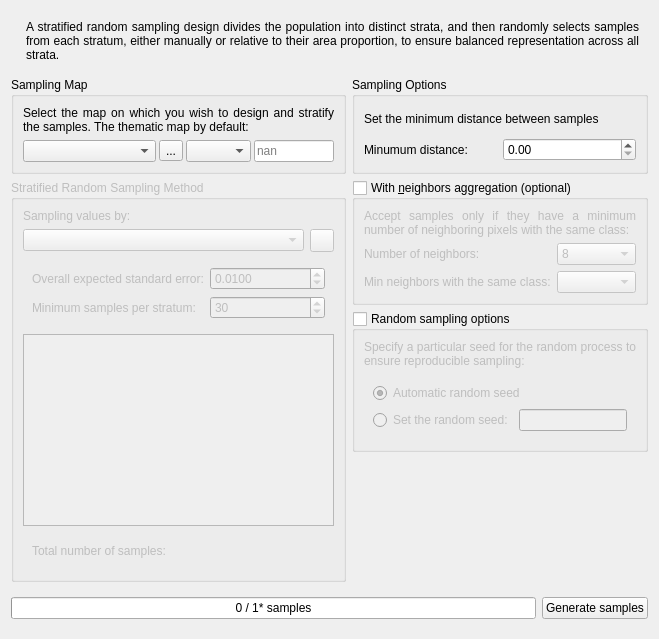
     <widget class="QWidget" name="tab_StratifiedSampling">
      <attribute name="title">
       <string>Stratified Sampling</string>
      </attribute>
      <layout class="QVBoxLayout" name="verticalLayout_10">
       <item>
        <widget class="QWidget" name="widget_18" native="true">
         <layout class="QHBoxLayout" name="horizontalLayout_10">
          <item>
           <widget class="QLabel" name="label_3">
            <property name="text">
             <string>&lt;html&gt;&lt;head/&gt;&lt;body&gt;&lt;img height=&quot;90&quot;  src=&quot;:/plugins/AcATaMa/icons/stratified_sampling.svg&quot;/&gt;&lt;/body&gt;&lt;/html&gt;</string>
            </property>
           </widget>
          </item>
          <item>
           <widget class="QLabel" name="label_11">
            <property name="sizePolicy">
             <sizepolicy hsizetype="Expanding" vsizetype="Preferred">
              <horstretch>0</horstretch>
              <verstretch>0</verstretch>
             </sizepolicy>
            </property>
            <property name="text">
             <string>A stratified random sampling design divides the population into distinct strata, and then randomly selects samples from each stratum, either manually or relative to their area proportion, to ensure balanced representation across all strata.</string>
            </property>
            <property name="alignment">
             <set>Qt::AlignJustify|Qt::AlignVCenter</set>
            </property>
            <property name="wordWrap">
             <bool>true</bool>
            </property>
           </widget>
          </item>
         </layout>
        </widget>
       </item>
       <item>
        <widget class="QWidget" name="widget_StratifiedSampling" native="true">
         <layout class="QGridLayout" name="gridLayout_11">
          <property name="leftMargin">
           <number>0</number>
          </property>
          <property name="topMargin">
           <number>0</number>
          </property>
          <property name="rightMargin">
           <number>0</number>
          </property>
          <property name="bottomMargin">
           <number>0</number>
          </property>
          <item row="1" column="1">
           <widget class="QGroupBox" name="QGBox_neighbour_aggregation_StraRS">
            <property name="title">
             <string>With &amp;neighbors aggregation (optional)</string>
            </property>
            <property name="checkable">
             <bool>true</bool>
            </property>
            <property name="checked">
             <bool>false</bool>
            </property>
            <layout class="QVBoxLayout" name="verticalLayout_13">
             <item>
              <widget class="QWidget" name="widget_neighbour_aggregation_StraRS" native="true">
               <layout class="QVBoxLayout" name="verticalLayout_14">
                <property name="leftMargin">
                 <number>0</number>
                </property>
                <property name="topMargin">
                 <number>0</number>
                </property>
                <property name="rightMargin">
                 <number>0</number>
                </property>
                <property name="bottomMargin">
                 <number>0</number>
                </property>
                <item>
                 <widget class="QLabel" name="label_28">
                  <property name="text">
                   <string>Accept samples only if they have a minimum number of neighboring pixels with the same class:</string>
                  </property>
                  <property name="alignment">
                   <set>Qt::AlignJustify|Qt::AlignVCenter</set>
                  </property>
                  <property name="wordWrap">
                   <bool>true</bool>
                  </property>
                 </widget>
                </item>
                <item>
                 <widget class="QWidget" name="widget_13" native="true">
                  <layout class="QGridLayout" name="gridLayout_12">
                   <property name="leftMargin">
                    <number>0</number>
                   </property>
                   <property name="topMargin">
                    <number>0</number>
                   </property>
                   <property name="rightMargin">
                    <number>0</number>
                   </property>
                   <property name="bottomMargin">
                    <number>0</number>
                   </property>
                   <item row="0" column="1">
                    <widget class="QComboBox" name="QCBox_NumberOfNeighbors_StraRS">
                     <property name="sizeAdjustPolicy">
                      <enum>QComboBox::AdjustToContents</enum>
                     </property>
                     <item>
                      <property name="text">
                       <string>8</string>
                      </property>
                     </item>
                     <item>
                      <property name="text">
                       <string>24</string>
                      </property>
                     </item>
                     <item>
                      <property name="text">
                       <string>48</string>
                      </property>
                     </item>
                    </widget>
                   </item>
                   <item row="0" column="0">
                    <widget class="QLabel" name="label_29">
                     <property name="text">
                      <string>Number of neighbors:</string>
                     </property>
                    </widget>
                   </item>
                   <item row="1" column="0">
                    <widget class="QLabel" name="label_30">
                     <property name="text">
                      <string>Min neighbors with the same class:</string>
                     </property>
                    </widget>
                   </item>
                   <item row="1" column="1">
                    <widget class="QComboBox" name="QCBox_SameClassOfNeighbors_StraRS">
                     <property name="sizeAdjustPolicy">
                      <enum>QComboBox::AdjustToContents</enum>
                     </property>
                    </widget>
                   </item>
                  </layout>
                 </widget>
                </item>
               </layout>
              </widget>
             </item>
            </layout>
           </widget>
          </item>
          <item row="1" column="0" rowspan="4">
           <widget class="QGroupBox" name="QGBox_Sampling_Method">
            <property name="enabled">
             <bool>false</bool>
            </property>
            <property name="title">
             <string>Stratified Random Sampling Method</string>
            </property>
            <layout class="QVBoxLayout" name="verticalLayout_17">
             <item>
              <widget class="QLabel" name="label_16">
               <property name="text">
                <string>Sampling values by:</string>
               </property>
              </widget>
             </item>
             <item>
              <widget class="QWidget" name="widget_7" native="true">
               <layout class="QHBoxLayout" name="horizontalLayout_5">
                <property name="leftMargin">
                 <number>0</number>
                </property>
                <property name="topMargin">
                 <number>0</number>
                </property>
                <property name="rightMargin">
                 <number>0</number>
                </property>
                <property name="bottomMargin">
                 <number>0</number>
                </property>
                <item>
                 <widget class="QComboBox" name="QCBox_StraRS_Method">
                  <property name="sizePolicy">
                   <sizepolicy hsizetype="Preferred" vsizetype="Fixed">
                    <horstretch>0</horstretch>
                    <verstretch>0</verstretch>
                   </sizepolicy>
                  </property>
                  <property name="focusPolicy">
                   <enum>Qt::StrongFocus</enum>
                  </property>
                  <property name="currentIndex">
                   <number>-1</number>
                  </property>
                  <item>
                   <property name="text">
                    <string>Fixed values by category (manually)</string>
                   </property>
                  </item>
                  <item>
                   <property name="text">
                    <string>Area based proportion (using overall std error)</string>
                   </property>
                  </item>
                 </widget>
                </item>
                <item>
                 <widget class="QToolButton" name="QPBtn_reloadSrsTable">
                  <property name="sizePolicy">
                   <sizepolicy hsizetype="Fixed" vsizetype="Preferred">
                    <horstretch>0</horstretch>
                    <verstretch>0</verstretch>
                   </sizepolicy>
                  </property>
                  <property name="toolTip">
                   <string>&lt;html&gt;&lt;head/&gt;&lt;body&gt;&lt;p&gt;Reset the table, reloading the layer style, pixel count and restoring default values&lt;/p&gt;&lt;/body&gt;&lt;/html&gt;</string>
                  </property>
                  <property name="text">
                   <string/>
                  </property>
                  <property name="icon">
                   <iconset>
                    <normaloff>:/plugins/AcATaMa/icons/reload.svg</normaloff>:/plugins/AcATaMa/icons/reload.svg</iconset>
                  </property>
                  <property name="toolButtonStyle">
                   <enum>Qt::ToolButtonIconOnly</enum>
                  </property>
                 </widget>
                </item>
               </layout>
              </widget>
             </item>
             <item>
              <widget class="QWidget" name="widget_TotalExpectedSE" native="true">
               <layout class="QGridLayout" name="gridLayout_4">
                <item row="0" column="0">
                 <widget class="QLabel" name="label_19">
                  <property name="text">
                   <string>Overall expected standard error:</string>
                  </property>
                 </widget>
                </item>
                <item row="0" column="1">
                 <widget class="QDoubleSpinBox" name="TotalExpectedSE">
                  <property name="toolTip">
                   <string>&lt;html&gt;&lt;head/&gt;&lt;body&gt;&lt;p&gt;The standard error of the estimated overall accuracy that you would like to achieve.&lt;/p&gt;&lt;p&gt;This is S(Ô), Eq. (13) in Olofsson et al. (2014)&lt;/p&gt;&lt;/body&gt;&lt;/html&gt;</string>
                  </property>
                  <property name="decimals">
                   <number>4</number>
                  </property>
                  <property name="minimum">
                   <double>0.000100000000000</double>
                  </property>
                  <property name="maximum">
                   <double>1.000000000000000</double>
                  </property>
                  <property name="singleStep">
                   <double>0.000100000000000</double>
                  </property>
                  <property name="value">
                   <double>0.010000000000000</double>
                  </property>
                 </widget>
                </item>
                <item row="1" column="0">
                 <widget class="QLabel" name="label_4">
                  <property name="text">
                   <string>Minimum samples per stratum:</string>
                  </property>
                 </widget>
                </item>
                <item row="1" column="1">
                 <widget class="QSpinBox" name="MinimumSamplesPerStratum">
                  <property name="toolTip">
                   <string>&lt;html&gt;&lt;head/&gt;&lt;body&gt;&lt;p&gt;Determining the optimal minimum sample size requires consideration of several factors, however a minimum sample size of 30 (Van Genderen et al, 1978) or 50 (Stehman &amp;amp; Foody, 2019; Hay, 1979) per selected stratum is generally recommended to ensure statistical significance.&lt;/p&gt;&lt;/body&gt;&lt;/html&gt;</string>
                  </property>
                  <property name="maximum">
                   <number>999</number>
                  </property>
                  <property name="value">
                   <number>30</number>
                  </property>
                 </widget>
                </item>
               </layout>
              </widget>
             </item>
             <item>
              <widget class="QTableWidget" name="QTableW_StraRS">
               <property name="sizePolicy">
                <sizepolicy hsizetype="Expanding" vsizetype="Expanding">
                 <horstretch>0</horstretch>
                 <verstretch>0</verstretch>
                </sizepolicy>
               </property>
              </widget>
             </item>
             <item>
              <widget class="QWidget" name="widget_5" native="true">
               <layout class="QHBoxLayout" name="horizontalLayout">
                <item>
                 <widget class="QLabel" name="label_21">
                  <property name="text">
                   <string>Total number of samples:</string>
                  </property>
                 </widget>
                </item>
                <item>
                 <widget class="QLabel" name="TotalNumSamples">
                  <property name="text">
                   <string/>
                  </property>
                  <property name="alignment">
                   <set>Qt::AlignLeading|Qt::AlignLeft|Qt::AlignVCenter</set>
                  </property>
                 </widget>
                </item>
                <item>
                 <spacer name="horizontalSpacer_2">
                  <property name="orientation">
                   <enum>Qt::Horizontal</enum>
                  </property>
                  <property name="sizeHint" stdset="0">
                   <size>
                    <width>40</width>
                    <height>20</height>
                   </size>
                  </property>
                 </spacer>
                </item>
               </layout>
              </widget>
             </item>
            </layout>
           </widget>
          </item>
          <item row="0" column="1">
           <widget class="QGroupBox" name="widget_minDistance_StraRS">
            <property name="title">
             <string>Sampling Options</string>
            </property>
            <layout class="QVBoxLayout" name="verticalLayout_19">
             <item>
              <widget class="QLabel" name="label_20">
               <property name="text">
                <string>Set the minimum distance between samples</string>
               </property>
              </widget>
             </item>
             <item>
              <widget class="QWidget" name="widget_10" native="true">
               <layout class="QGridLayout" name="gridLayout_3">
                <property name="leftMargin">
                 <number>0</number>
                </property>
                <property name="topMargin">
                 <number>0</number>
                </property>
                <property name="rightMargin">
                 <number>0</number>
                </property>
                <property name="bottomMargin">
                 <number>0</number>
                </property>
                <item row="1" column="0">
                 <widget class="QLabel" name="label_18">
                  <property name="text">
                   <string>Minumum distance:</string>
                  </property>
                 </widget>
                </item>
                <item row="1" column="1">
                 <widget class="QDoubleSpinBox" name="minDistance_StraRS"/>
                </item>
               </layout>
              </widget>
             </item>
            </layout>
           </widget>
          </item>
          <item row="0" column="0">
           <widget class="QGroupBox" name="QGBox_2">
            <property name="title">
             <string>Sampling Map</string>
            </property>
            <layout class="QVBoxLayout" name="verticalLayout_18">
             <item>
              <widget class="QLabel" name="label_17">
               <property name="text">
                <string>Select the map on which you wish to design and stratify the samples. The thematic map by default:</string>
               </property>
               <property name="alignment">
                <set>Qt::AlignJustify|Qt::AlignVCenter</set>
               </property>
               <property name="wordWrap">
                <bool>true</bool>
               </property>
              </widget>
             </item>
             <item>
              <widget class="QWidget" name="widget_25" native="true">
               <layout class="QHBoxLayout" name="horizontalLayout_24">
                <property name="spacing">
                 <number>3</number>
                </property>
                <property name="leftMargin">
                 <number>0</number>
                </property>
                <property name="topMargin">
                 <number>0</number>
                </property>
                <property name="rightMargin">
                 <number>0</number>
                </property>
                <property name="bottomMargin">
                 <number>0</number>
                </property>
                <item>
                 <widget class="QgsMapLayerComboBox" name="QCBox_SamplingMap_StraRS">
                  <property name="sizePolicy">
                   <sizepolicy hsizetype="Expanding" vsizetype="Fixed">
                    <horstretch>0</horstretch>
                    <verstretch>0</verstretch>
                   </sizepolicy>
                  </property>
                  <property name="focusPolicy">
                   <enum>Qt::StrongFocus</enum>
                  </property>
                  <property name="toolTip">
                   <string>&lt;html&gt;&lt;head/&gt;&lt;body&gt;&lt;p&gt;NOTE: Normally this should be the thematic map, however in special user cases a different map would be used for sampling and validation. If so, Acatama only uses the thematic map to obtain the valid sampling area, but uses the sampling map to distribute the samples in the strata.&lt;/p&gt;&lt;/body&gt;&lt;/html&gt;</string>
                  </property>
                  <property name="editable">
                   <bool>false</bool>
                  </property>
                  <property name="allowEmptyLayer">
                   <bool>true</bool>
                  </property>
                 </widget>
                </item>
                <item>
                 <widget class="QToolButton" name="QPBtn_browseSamplingMap_StraRS">
                  <property name="maximumSize">
                   <size>
                    <width>30</width>
                    <height>16777215</height>
                   </size>
                  </property>
                  <property name="toolTip">
                   <string>Load file</string>
                  </property>
                  <property name="text">
                   <string>...</string>
                  </property>
                 </widget>
                </item>
                <item>
                 <widget class="QComboBox" name="QCBox_band_SamplingMap_StraRS">
                  <property name="maximumSize">
                   <size>
                    <width>65</width>
                    <height>16777215</height>
                   </size>
                  </property>
                  <property name="toolTip">
                   <string>Band</string>
                  </property>
                  <property name="sizeAdjustPolicy">
                   <enum>QComboBox::AdjustToContents</enum>
                  </property>
                 </widget>
                </item>
                <item>
                 <widget class="QLineEdit" name="nodata_SamplingMap_StraRS">
                  <property name="maximumSize">
                   <size>
                    <width>80</width>
                    <height>16777215</height>
                   </size>
                  </property>
                  <property name="toolTip">
                   <string>Nodata Value.
It set automatically from image if the layer has the nodata value set.</string>
                  </property>
                  <property name="placeholderText">
                   <string>nan</string>
                  </property>
                 </widget>
                </item>
               </layout>
              </widget>
             </item>
            </layout>
           </widget>
          </item>
          <item row="3" column="1">
           <spacer name="verticalSpacer">
            <property name="orientation">
             <enum>Qt::Vertical</enum>
            </property>
            <property name="sizeHint" stdset="0">
             <size>
              <width>20</width>
              <height>40</height>
             </size>
            </property>
           </spacer>
          </item>
          <item row="2" column="1">
           <widget class="QGroupBox" name="QGBox_random_sampling_options_StraRS">
            <property name="title">
             <string>Random sampling options</string>
            </property>
            <property name="checkable">
             <bool>true</bool>
            </property>
            <property name="checked">
             <bool>false</bool>
            </property>
            <layout class="QVBoxLayout" name="verticalLayout_21">
             <item>
              <widget class="QWidget" name="widget_random_sampling_options_StraRS" native="true">
               <layout class="QVBoxLayout" name="verticalLayout_22">
                <property name="leftMargin">
                 <number>0</number>
                </property>
                <property name="topMargin">
                 <number>0</number>
                </property>
                <property name="rightMargin">
                 <number>0</number>
                </property>
                <property name="bottomMargin">
                 <number>0</number>
                </property>
                <item>
                 <widget class="QLabel" name="label_35">
                  <property name="text">
                   <string>Specify a particular seed for the random process to ensure reproducible sampling:</string>
                  </property>
                  <property name="alignment">
                   <set>Qt::AlignJustify|Qt::AlignVCenter</set>
                  </property>
                  <property name="wordWrap">
                   <bool>true</bool>
                  </property>
                 </widget>
                </item>
                <item>
                 <widget class="QWidget" name="widget_14" native="true">
                  <layout class="QGridLayout" name="gridLayout_13">
                   <item row="1" column="0">
                    <widget class="QRadioButton" name="with_random_seed_by_user_StraRS">
                     <property name="text">
                      <string>Set the random seed:</string>
                     </property>
                    </widget>
                   </item>
                   <item row="1" column="1">
                    <widget class="QLineEdit" name="random_seed_by_user_StraRS">
                     <property name="toolTip">
                      <string>&lt;html&gt;&lt;head/&gt;&lt;body&gt;&lt;p&gt;Set the seed random number as an integer value. It is possible to use strings, bytes, or bytearray but all of them get converted to an int and all of its bits are used.&lt;/p&gt;&lt;/body&gt;&lt;/html&gt;</string>
                     </property>
                    </widget>
                   </item>
                   <item row="0" column="0" colspan="2">
                    <widget class="QRadioButton" name="automatic_random_seed_StraRS">
                     <property name="text">
                      <string>Automatic random seed</string>
                     </property>
                     <property name="checked">
                      <bool>true</bool>
                     </property>
                    </widget>
                   </item>
                  </layout>
                 </widget>
                </item>
               </layout>
              </widget>
             </item>
            </layout>
           </widget>
          </item>
         </layout>
        </widget>
       </item>
       <item>
        <widget class="QWidget" name="widget_Generation_StraRS" native="true">
         <layout class="QHBoxLayout" name="horizontalLayout_3">
          <property name="leftMargin">
           <number>0</number>
          </property>
          <property name="rightMargin">
           <number>0</number>
          </property>
          <item>
           <widget class="QProgressBar" name="QPBar_GenerateSamples_StraRS">
            <property name="enabled">
             <bool>true</bool>
            </property>
            <property name="toolTip">
             <string>&lt;html&gt;&lt;head/&gt;&lt;body&gt;&lt;p&gt;The total number of samples (*) is an estimate, and the samples generated could be fewer due to sampling type and some (hard) restrictions in the sampling conditions. You can finish the process if it gets stuck after some time.&lt;/p&gt;&lt;/body&gt;&lt;/html&gt;</string>
            </property>
            <property name="maximum">
             <number>1</number>
            </property>
            <property name="value">
             <number>0</number>
            </property>
            <property name="format">
             <string>%v / %m* samples</string>
            </property>
           </widget>
          </item>
          <item>
           <widget class="QPushButton" name="QPBtn_GenerateSamples_StraRS">
            <property name="cursor">
             <cursorShape>PointingHandCursor</cursorShape>
            </property>
            <property name="text">
             <string>Generate samples</string>
            </property>
           </widget>
          </item>
         </layout>
        </widget>
       </item>
      </layout>
     </widget>
